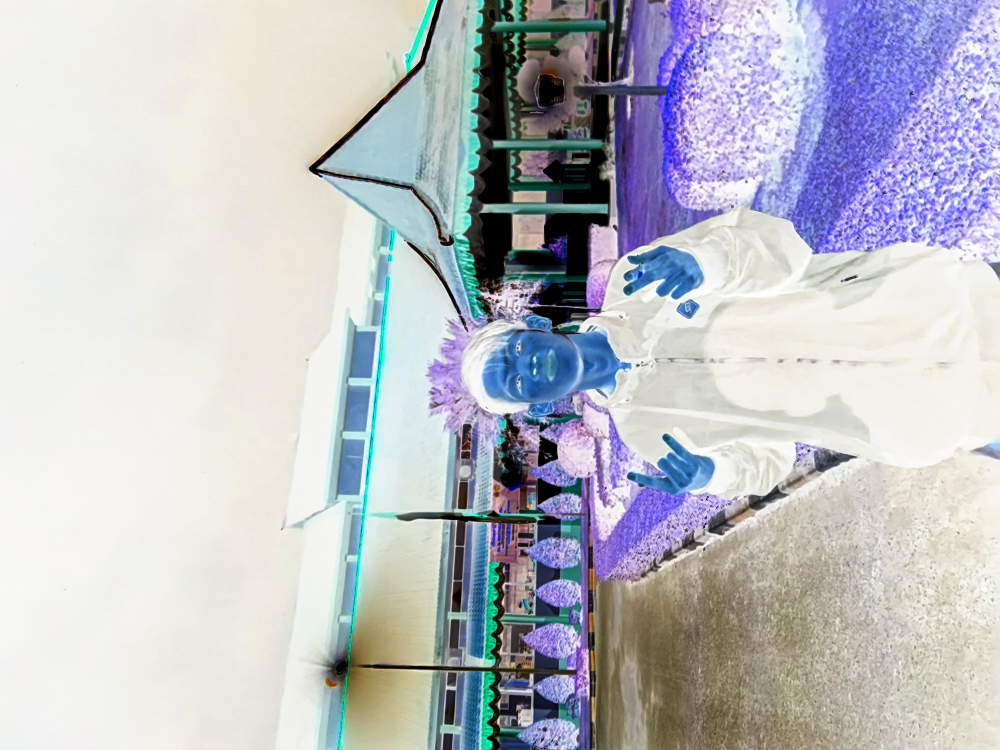
#> input picture minggu 2/gambar/output/output_inverse.jpg, 4000 x 3000 px, given in place of IMG_20220902_203508.jpg, which was not available (shown at 1/4 size)
$ python 4,0.py
#> lines starting #> are read from the running program, lines starting #| are printed output that depends on the picture; pictures that were not available may be replaced by others from this repository, and a replacement may not be noted
#> in inverse, img is the input picture: PIL image 4000x3000 RGB; mean R, G, B 188.3, 190.4, 197.3
#> in inverse, `img_np = 255 - img_np`:
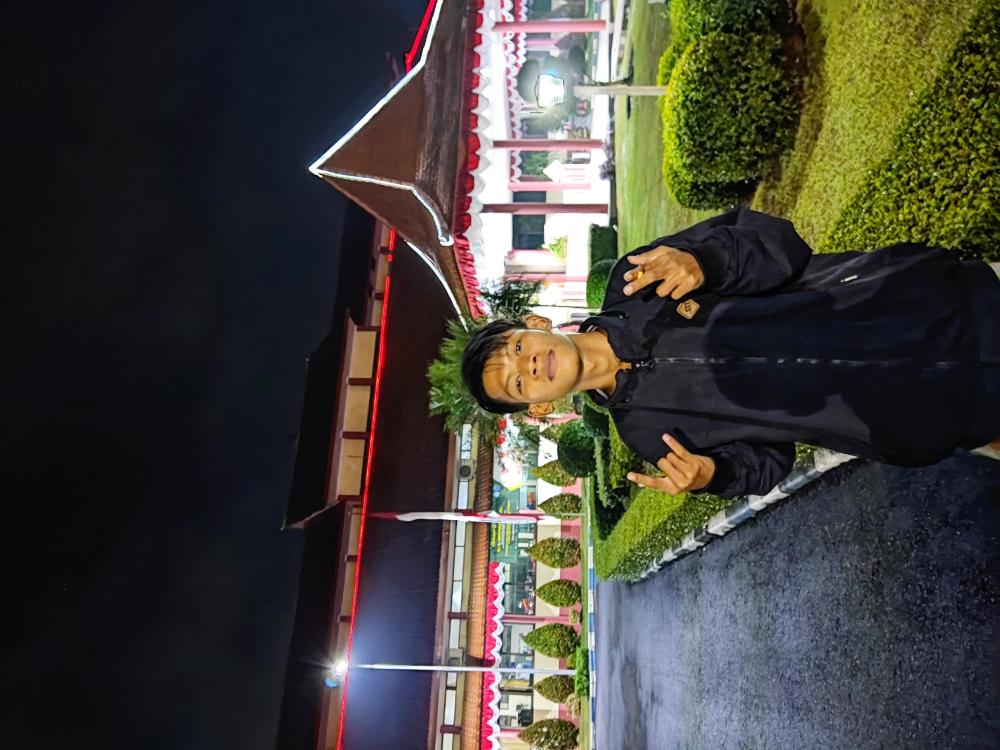
#> img_np: shape (3000, 4000, 3) (shown at 1/4 size); mean R, G, B 66.7, 64.6, 57.7
from PIL import Image
import numpy as np

gambar = "D:/coding/latihan python/minggu 2/gambar/IMG_20220902_203508.jpg"
output = "D:/coding/latihan python/minggu 2/gambar/output/"

def linear_brightness(input_image_path, output_image_path, brightness_factor):
    img = Image.open(input_image_path)
    img_np = np.array(img, dtype=np.int16)
    img_np = img_np + brightness_factor
    img_np = np.clip(img_np, 0, 255).astype(np.uint8)
    img_out = Image.fromarray(img_np)
    img_out.save(output_image_path)

def linear_contrast(input_image_path, output_image_path, contrast_factor):
    img = Image.open(input_image_path)
    img_np = np.array(img, dtype=np.float32)
    img_np = img_np * contrast_factor
    img_np = np.clip(img_np, 0, 255).astype(np.uint8)
    img_out = Image.fromarray(img_np)
    img_out.save(output_image_path)

def linear_saturation(input_image_path, output_image_path, saturation_factor):
#> called with saturation_factor = 1.5
    img = Image.open(input_image_path).convert('RGB')
    img_hsv = img.convert('HSV')
#> img_hsv: PIL image 4000x3000 HSV; mean H, S, V 78.1, 41.8, 206.5
    img_hsv_np = np.array(img_hsv, dtype=np.float32)
#> img_hsv_np: shape (3000, 4000, 3) float32; mean of channels 0, 1, 2 78.9, 40.3, 218.1
    img_hsv_np[..., 1] *= saturation_factor
#> img_hsv_np: shape (3000, 4000, 3) float32; mean of channels 0, 1, 2 78.9, 61, 218.1
    img_hsv_np[..., 1] = np.clip(img_hsv_np[..., 1], 0, 255)
#> img_hsv_np: shape (3000, 4000, 3) float32; mean of channels 0, 1, 2 78.9, 58.7, 218.1
    img_hsv = Image.fromarray(img_hsv_np.astype(np.uint8), 'HSV')
#> img_hsv: PIL image 4000x3000 HSV; mean H, S, V 78.1, 60.1, 206.5
    img_out = img_hsv.convert('RGB')
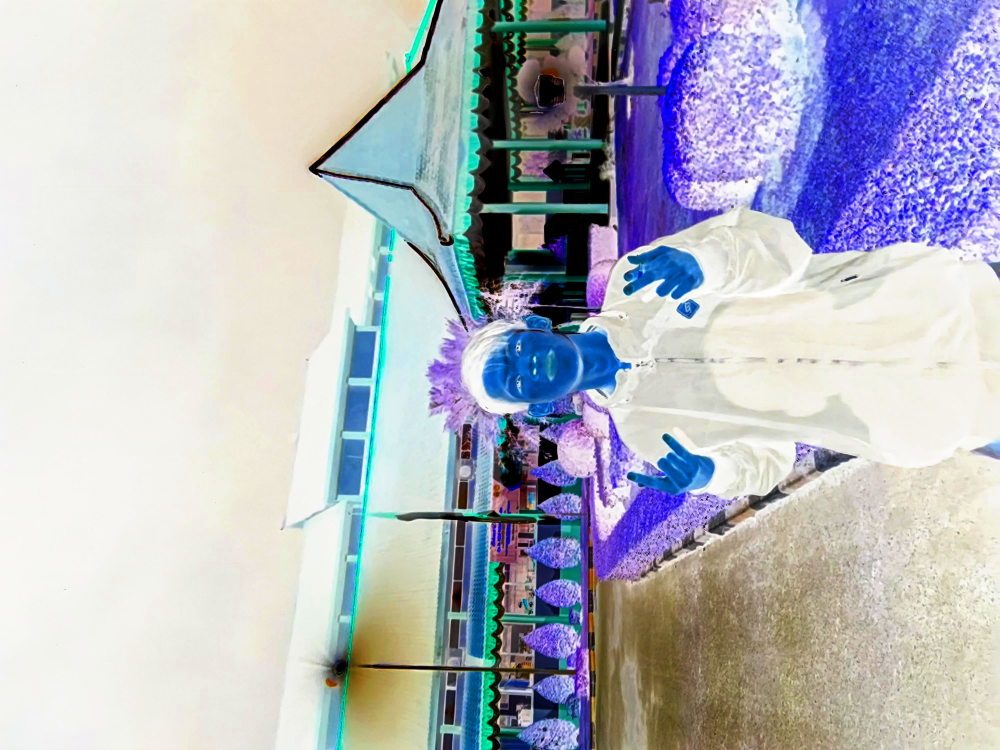
#> img_out: PIL image 4000x3000 RGB (shown at 1/4 size); mean R, G, B 180.1, 182.9, 193.2
    img_out.save(output_image_path)

def inverse(input_image_path, output_image_path):
    img = Image.open(input_image_path)
    img_np = np.array(img)
    img_np = 255 - img_np
    img_out = Image.fromarray(img_np.astype(np.uint8))
    img_out.save(output_image_path)

inverse(gambar, output +'output_inverse.jpg')
linear_saturation(gambar,output + 'output_saturation.jpg', 1.5)
linear_contrast(gambar,output + 'output_contrast.jpg', 1.2)
#> in linear_contrast, `img_np = np.clip(img_np, 0, 255).astype(np.uint8)`:
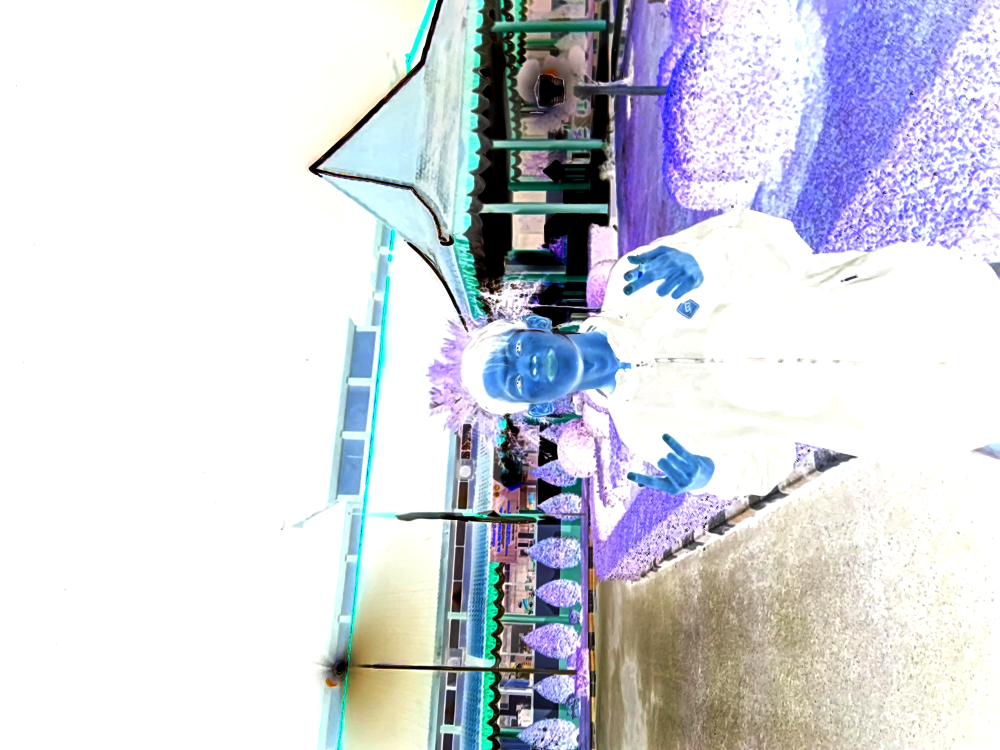
#> img_np: shape (3000, 4000, 3) (shown at 1/4 size); mean R, G, B 210, 212.8, 221.6
linear_brightness(gambar,output + 'brightness_image.jpg', 1)
